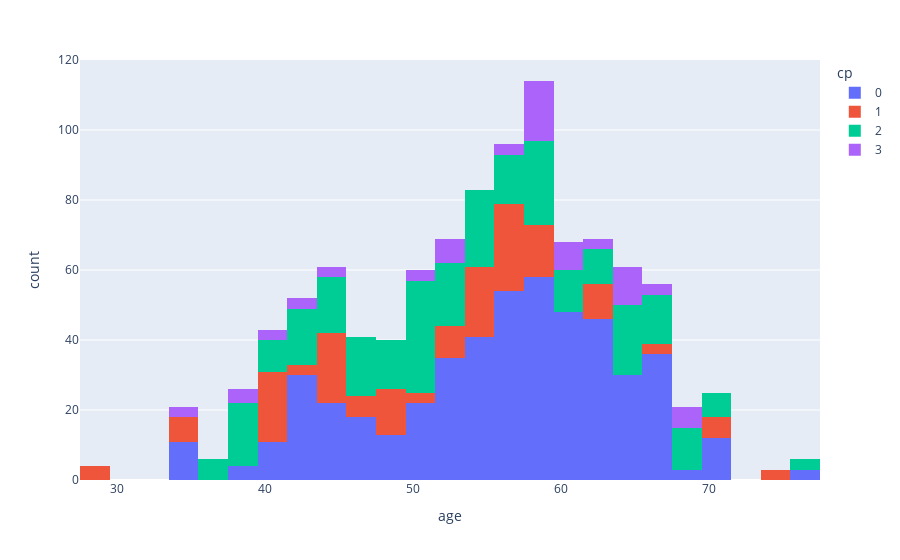

The cell this chart's notebook holds for it:
### Code cell
# Draw the plot of age column group by cp column

fig = px.histogram(data_frame=df, x='age', color='cp')
fig.show()

### Figure 1 — Plotly figure (JSON) as saved in the notebook; plotly's stock layout.template omitted (floating-point values rounded to 4 significant figures; data arrays with more than 128 entries replaced by an {"elided": "..."} marker saying what was removed)
{"data": [{"alignmentgroup": "True", "bingroup": "x", "hovertemplate": "cp=0<br>age=%{x}<br>count=%{y}<extra></extra>", "legendgroup": "0", "marker": {"color": "#636efa", "pattern": {"shape": ""}}, "name": "0", "offsetgroup": "0", "orientation": "v", "showlegend": true, "type": "histogram", "x": {"elided": "497 int values"}, "xaxis": "x", "yaxis": "y"}, {"alignmentgroup": "True", "bingroup": "x", "hovertemplate": "cp=1<br>age=%{x}<br>count=%{y}<extra></extra>", "legendgroup": "1", "marker": {"color": "#EF553B", "pattern": {"shape": ""}}, "name": "1", "offsetgroup": "1", "orientation": "v", "showlegend": true, "type": "histogram", "x": {"elided": "167 int values"}, "xaxis": "x", "yaxis": "y"}, {"alignmentgroup": "True", "bingroup": "x", "hovertemplate": "cp=2<br>age=%{x}<br>count=%{y}<extra></extra>", "legendgroup": "2", "marker": {"color": "#00cc96", "pattern": {"shape": ""}}, "name": "2", "offsetgroup": "2", "orientation": "v", "showlegend": true, "type": "histogram", "x": {"elided": "284 int values"}, "xaxis": "x", "yaxis": "y"}, {"alignmentgroup": "True", "bingroup": "x", "hovertemplate": "cp=3<br>age=%{x}<br>count=%{y}<extra></extra>", "legendgroup": "3", "marker": {"color": "#ab63fa", "pattern": {"shape": ""}}, "name": "3", "offsetgroup": "3", "orientation": "v", "showlegend": true, "type": "histogram", "x": [51, 58, 56, 59, 52, 60, 60, 61, 34, 52, 40, 64, 69, 34, 52, 64, 42, 64, 64, 38, 64, 40, 42, 59, 52, 63, 45, 63, 59, 69, 52, 60, 59, 69, 64, 59, 34, 52, 40, 61, 59, 38, 69, 65, 45, 65, 66, 66, 45, 66, 51, 58, 59, 61, 59, 63, 42, 51, 59, 58, 65, 59, 59, 60, 64, 59, 59, 61, 59, 38, 38, 69, 56, 69, 52, 56, 65], "xaxis": "x", "yaxis": "y"}], "layout": {"barmode": "relative", "legend": {"title": {"text": "cp"}, "tracegroupgap": 0}, "margin": {"t": 60}, "xaxis": {"anchor": "y", "domain": [0, 1], "title": {"text": "age"}}, "yaxis": {"anchor": "x", "domain": [0, 1], "title": {"text": "count"}}}}
